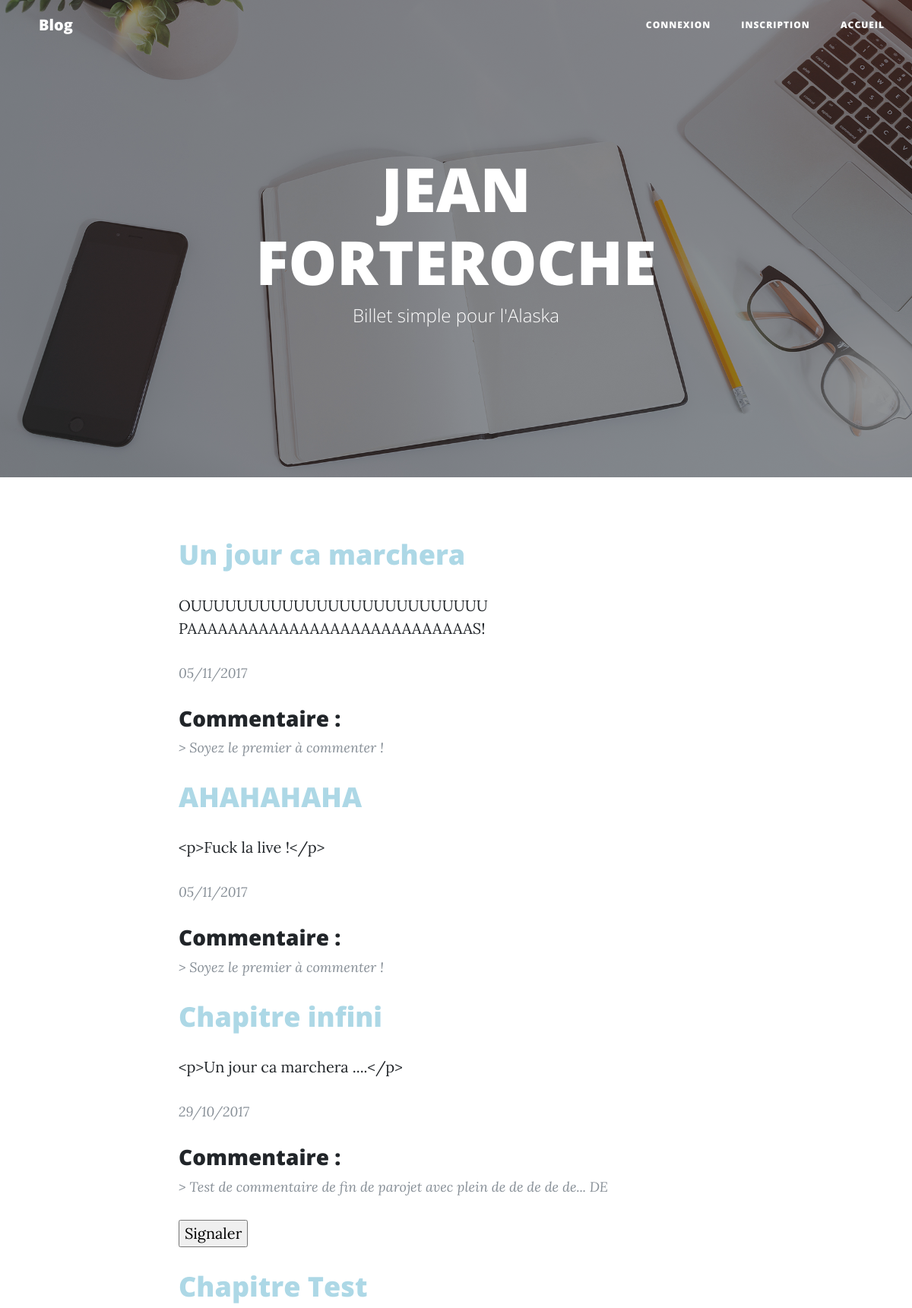
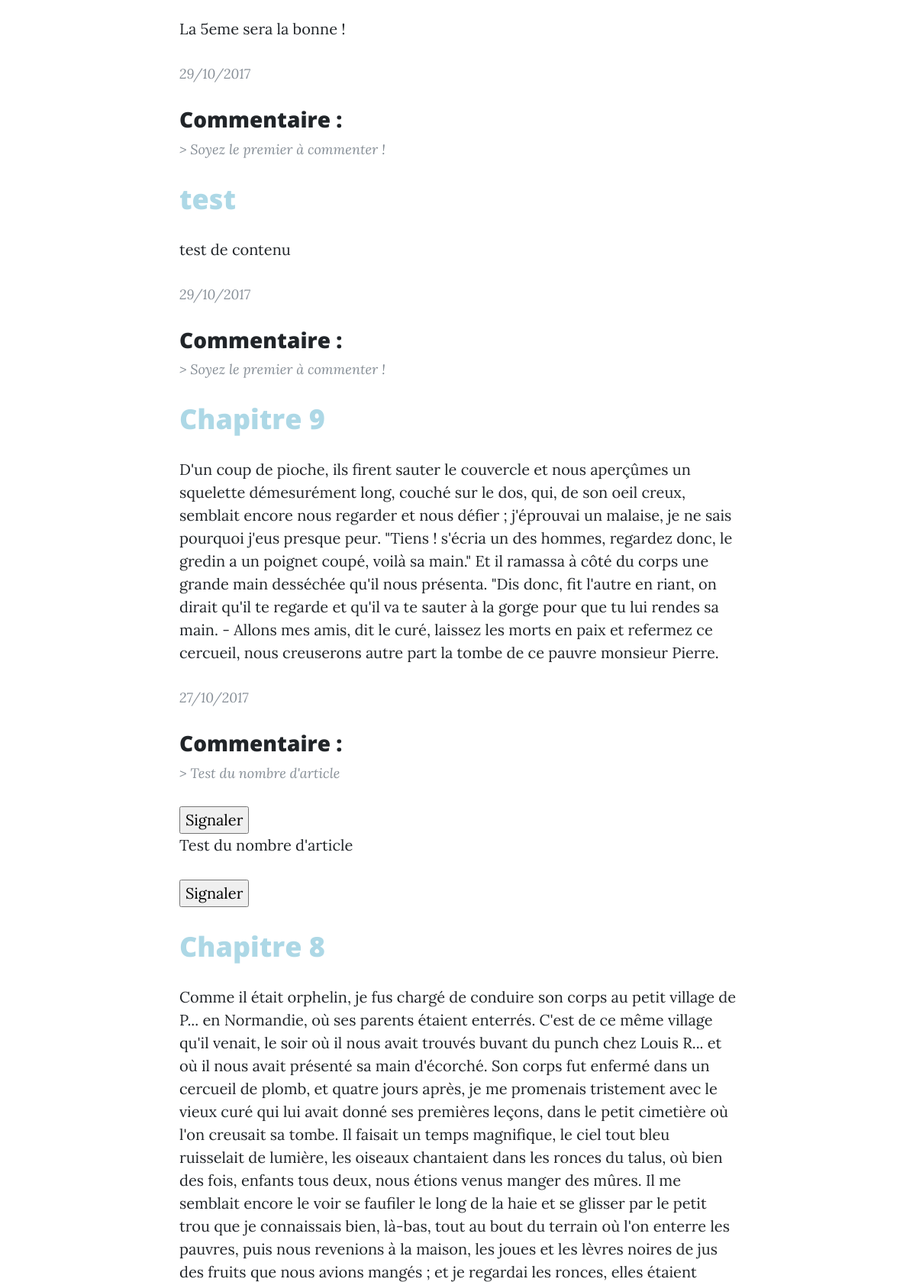
The page / (upper part) on the database its author committed (2 pictures, top to bottom).
### tables this page shows
CREATE TABLE `Article` (
  `id` int(10) NOT NULL,
  `author` text NOT NULL,
  `title` varchar(100) NOT NULL,
  `content` text NOT NULL,
  `resume` varchar(100) NOT NULL,
  `dateCreation` datetime NOT NULL
);

CREATE TABLE `Comment` (
  `id` int(10) NOT NULL,
  `content` text NOT NULL,
  `dateCreation` datetime NOT NULL,
  `id_article` int(10) NOT NULL,
  `signaler` tinyint(1) NOT NULL,
  `id_user` int(10) NOT NULL
);

### index.php (called while the page is built, shortened)
<?php
include 'controller/Controller.php';
$controller= new Controller();
if(empty($_SERVER['QUERY_STRING'])){
  $controller->homeController();
}
elseif(isset($_GET['article'])){
  $controller->articleController($_GET['article']);
}
elseif(isset($_GET['connexion'])){
  $controller->connexionController($_GET['connexion']);
}
elseif(isset($_GET['inscription'])){
  $controller->inscriptionController($_GET['inscription']);
}
elseif(isset($_GET['commentConnect'])){
  $controller->commentController($_GET['commentConnect']);
}
elseif(isset($_GET['articleAdmin'])){
  $controller->articleAdmin($_GET['articleAdmin']);
}
elseif(isset($_GET['commentAdmin'])){
  $controller->commentAdmin($_GET['commentAdmin']);
}
elseif(isset($_GET['articleAdd'])){
  $controller->articleAdd($_GET['articleAdd']);
}
elseif(isset($_GET['login'])){
  ControllerLogin::getLogin();
}
elseif(isset($_GET['inscripValid'])){
  ControllerInscript::getInscript();
}
elseif(isset($_GET['deconnexion'])){
  ControllerDeconnexion::deconnexionController();
}
elseif(isset($_GET['signaler'])){
   ControllerSignaler::signalEffect();
}
elseif(isset($_GET['modifierArticle'])){
   $controller->modifierArticle($_POST['id']);
}
elseif(isset($_GET['articleModifier'])){
  ControllerArticle::modifierArticle();
}
elseif(isset($_GET['supprimerArticle'])){
  ControllerArticle::supprimerArticle();
}
elseif(isset($_GET['accepterComment'])){
  ControllerComment::accepterComment();
}
elseif(isset($_GET['supprimerComment'])){
   ControllerComment::supprimerComment();
}
elseif(isset($_GET['commentAdd'])){
   ControllerCommentAdd::commentAdd();
}
elseif(isset($_GET['articleAddAdmin'])){
   ControllerArticle::articleAddAdmin();
}
else{
  $controller->errorController();
}

### model/DatabaseConnexion.php (called while the page is built)
<?php
class DatabaseConnexion {
  public static function getDatabaseConnect() {
    try
    {
      $dsn = "mysql:host=localhost;dbname=blog-p3-MVC";
      $db_user = "lerna";
      $db_mdp = "lerna";
      $db = new PDO($dsn,$db_user,$db_mdp);
      $db->setAttribute(PDO::ATTR_DEFAULT_FETCH_MODE, PDO::FETCH_ASSOC);
    }
    catch(Exception $e)
    {
      die('Erreur : '.$e->getMessage());
    }
    return $db;
  }
}

### model/AbstractEntityRepository.php (called while the page is built, shortened)
<?php
class AbstractEntityRepository{
  protected $db;
  public function __construct(){
    $this->db=DatabaseConnexion::getDatabaseConnect();
  }
  public function findAll($table){
    $req = $this -> db -> query('SELECT * FROM '.$table.' ORDER BY dateCreation DESC');
    $req->setFetchMode(PDO::FETCH_CLASS|PDO::FETCH_PROPS_LATE, $table);
    $req -> execute();
    $datas = $req -> fetchAll();
    return $datas;
  }
}

### model/CommentRepository.php (called while the page is built, shortened)
<?php
require_once('Comment.php');
require_once('AbstractEntityRepository.php');
class CommentRepository extends AbstractEntityRepository{
  public function findCommentByArticle(Article $a){
    $req = $this -> db->prepare("SELECT * FROM Comment WHERE :id_article = id_article ORDER BY dateCreation DESC LIMIT 3;");
    $req -> bindValue(':id_article',$a->getId());
    $req->setFetchMode(PDO::FETCH_CLASS|PDO::FETCH_PROPS_LATE, 'Comment');
    $req -> execute();
    $datas = $req -> fetchAll();
    return $datas;
  }
}

### model/Comment.php (called while the page is built, shortened)
<?php
class Comment{
  protected $content;
  protected $signaler;
  public function getContent(){
    return $this->content;
  }
  public function getSignaler(){
    return $this->signaler;
  }
}

### view/home.php (the view, shortened to what this page needs)
<div class="container">
  <div class="row">
    <div class="col-lg-8 col-md-10 mx-auto">
      <div class="post-preview">
        <?php foreach ($articles as $article): ?>
          <a href="index.php?article=<?php echo $article->getId(); ?>">
            <h2 class="post-title" style="color:lightblue">
              <?php echo $article -> getTitle(); ?>
            </h2>
            <p>
              <?php echo $article -> getContent(); ?>
            </p>
          </a>
          <p class="post-meta"><?php echo $article -> getDateCreation(); ?></p>
            <h3 class="post-title">
              Commentaire :
            </h3>
            <p class="post-meta">>
              <?php
              if(count($article->getComments())==0){
                echo "Soyez le premier à commenter !";
              }
              else foreach ($article->getComments() as $comment):
               echo $comment->getContent(); ?></td>
            </p>
            <p>
              <?php
              if($comment->getSignaler()== '0'){
                ?>
                <form method="post" action="index.php?signaler">
                  <input class="submitBillet" type="submit" value="Signaler" title="signaler">
                </form>
                <?php
              }
              ?>
              <?php endforeach; ?>
            </p>
          <?php endforeach; ?>
      </div>
    </div>
  </div>
</div>

### model/Article.php (shortened to what this page needs)
<?php
require('model/CommentRepository.php');
class Article{
  protected $id;
  protected $title;
  protected $content;
  protected $dateCreation;
  protected $comments;
  public function fetchComments() {
    $comments= new CommentRepository();
    $this->comments= $comments->findCommentByArticle($this);
  }
  public function getComments(){
    return $this->comments;
  }
  public function getId(){
    return $this->id;
  }
  public function getTitle(){
    return $this->title;
  }
  public function getContent(){
    return $this->content;
  }
  public function getDateCreation(){
    try {
        $date = new DateTime($this->dateCreation);
    } catch (Exception $e) {
        echo $e->getMessage();
        exit(1);
    }
    echo $date->format('d/m/Y');
  }
}

### rows shown on the page
article: title "Un jour ca marchera", content "OUUUUUUUUUUUUUUUUUUUUUUUUUU PAAAAAAAAAAAAAAAAAAAAAAAAAAAAS!", dateCreation "05/11/2017", shows "Soyez le premier à commenter !"
article: title "AHAHAHAHA", content "<p>Fuck la live !</p>", dateCreation "05/11/2017", shows "Soyez le premier à commenter !"
article: title "Chapitre infini", content "<p>Un jour ca marchera ....</p>", dateCreation "29/10/2017"
comment: content "Test de commentaire de fin de parojet avec plein de de de de de... DE"
article: title "Chapitre Test", content "La 5eme sera la bonne !", dateCreation "29/10/2017", shows "Soyez le premier à commenter !"
article: title "test", content "test de contenu", dateCreation "29/10/2017", shows "Soyez le premier à commenter !"
article: title "Chapitre 9", content "D'un coup de pioche, ils firent sauter le couvercle et nous aperçûmes un squelette démesurément long, couché sur le dos, qui, de son oeil creux, semblait encore nous regarder et nous défier ; j'éprouvai un malaise, je ne sais pourquoi j'eus presque peur. \"Tiens ! s'écria un des hommes, regardez donc, le gredin a un poignet coupé, voilà sa main.\" Et il ramassa à côté du corps une grande main desséchée qu'il nous présenta. \"Dis donc, fit l'autre en riant, on dirait qu'il te regarde et qu'il va te sauter à la gorge pour que tu lui rendes sa main. - Allons mes amis, dit le curé, laissez les morts en paix et refermez ce cercueil, nous creuserons autre part la tombe de ce pauvre monsieur Pierre.", dateCreation "27/10/2017"
comment: content "Test du nombre d'article"
comment: content "Test du nombre d'article"
article: title "Chapitre 8"
